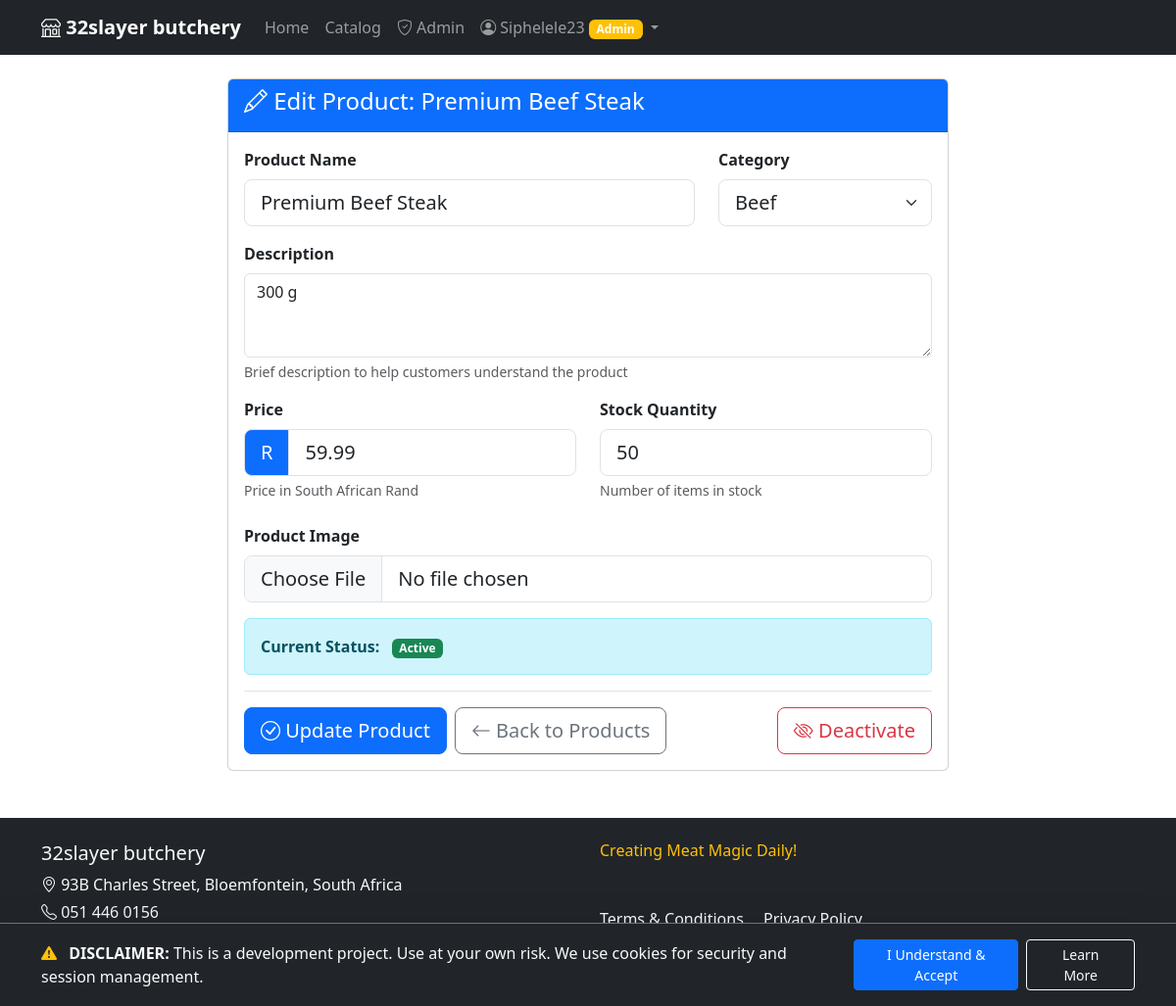
Page /admin/products/edit/1 (signed in) on the committed database.
### main.py (models this page shows)
class User(UserMixin, db.Model):
    id = db.Column(db.Integer, primary_key=True)
    username = db.Column(db.String(80), unique=True, nullable=False)
    email = db.Column(db.String(120), unique=True, nullable=True)
    phone = db.Column(db.String(20), unique=True, nullable=True)
    password_hash = db.Column(db.String(120), nullable=False)
    is_admin = db.Column(db.Boolean, default=False)
    is_banned = db.Column(db.Boolean, default=False)
    failed_login_attempts = db.Column(db.Integer, default=0)
    locked_until = db.Column(db.DateTime)
    created_at = db.Column(db.DateTime, default=datetime.utcnow)

class Product(db.Model):
    id = db.Column(db.Integer, primary_key=True)
    name = db.Column(db.String(100), nullable=False)
    description = db.Column(db.Text)
    price = db.Column(db.Float, nullable=False)
    stock_quantity = db.Column(db.Integer, nullable=False, default=0)
    category = db.Column(db.String(50))
    image_url = db.Column(db.String(200))
    is_active = db.Column(db.Boolean, default=True)
    created_at = db.Column(db.DateTime, default=datetime.utcnow)

### main.py (the view, shortened to what this page needs)
@app.route('/admin/products/edit/<int:product_id>', methods=['GET', 'POST'])
@login_required
@admin_required
def admin_edit_product(product_id):
    product = Product.query.get_or_404(product_id)
    form = ProductForm(obj=product)
    return render_template('admin/edit_product.html', form=form, product=product)

### main.py
class ProductForm(FlaskForm):
    name = StringField('Product Name', validators=[InputRequired(), Length(max=100)])
    description = TextAreaField('Description')
    price = FloatField('Price', validators=[InputRequired(), NumberRange(min=0)])
    stock_quantity = IntegerField('Stock Quantity', validators=[InputRequired(), NumberRange(min=0)])
    category = SelectField('Category', choices=[
        ('beef', 'Beef'), ('pork', 'Pork'), ('chicken', 'Chicken'),
        ('lamb', 'Lamb'), ('processed', 'Processed Meats'), ('other', 'Other')
    ])
    image = FileField('Product Image', validators=[FileAllowed(['jpg', 'jpeg', 'png', 'gif'], 'Images only!')])

### main.py (called while the page is built)
@app.before_request
def check_session_validity():
    if current_user.is_authenticated:
        user = User.query.get(current_user.id)
        if not user or user.is_banned:
            logout_user()
            flash('Your session has expired or your account is no longer active.', 'error')
            return redirect(url_for('login'))
        session.permanent = True
        app.permanent_session_lifetime = timedelta(minutes=30)

@login_manager.user_loader
def load_user(user_id):
    return User.query.get(int(user_id))

def admin_required(f):
    @wraps(f)
    def decorated_function(*args, **kwargs):
        if not current_user.is_authenticated or not current_user.is_admin:
            flash('Admin access required.', 'error')
            return redirect(url_for('index'))
        return f(*args, **kwargs)
    return decorated_function

@app.context_processor
def inject_site_settings():
    settings = SiteSettings.query.first()
    if not settings:
        settings = SiteSettings(background_color='#ffffff')
        db.session.add(settings)
        db.session.commit()
    return dict(site_settings=settings)

### templates/admin/edit_product.html (shortened to what this page needs)
{% extends "base.html" %}
{% block content %}
<div class="row justify-content-center">
    <div class="col-md-8">
        <div class="card">
            <div class="card-header bg-primary text-white">
                <h4><i class="bi bi-pencil"></i> Edit Product: {{ product.name }}</h4>
            </div>
            <div class="card-body">
                <form method="POST" enctype="multipart/form-data">
                    <div class="row mb-3">
                        <div class="col-md-8">
                            {{ form.name.label(class="form-label fw-bold") }}
                            {{ form.name(class="form-control form-control-lg") }}
                        </div>
                        <div class="col-md-4">
                            {{ form.category.label(class="form-label fw-bold") }}
                            {{ form.category(class="form-select form-select-lg") }}
                        </div>
                    </div>
                    <div class="mb-3">
                        {{ form.description.label(class="form-label fw-bold") }}
                        {{ form.description(class="form-control", rows="3") }}
                        <div class="form-text">Brief description to help customers understand the product</div>
                    </div>
                    <div class="row mb-4">
                        <div class="col-md-6">
                            {{ form.price.label(class="form-label fw-bold") }}
                            <div class="input-group input-group-lg">
                                <span class="input-group-text bg-primary text-white">R</span>
                                {{ form.price(class="form-control", step="0.01") }}
                            </div>
                            <div class="form-text">Price in South African Rand</div>
                        </div>
                        <div class="col-md-6">
                            {{ form.stock_quantity.label(class="form-label fw-bold") }}
                            {{ form.stock_quantity(class="form-control form-control-lg") }}
                            <div class="form-text">Number of items in stock</div>
                        </div>
                    </div>
                    <div class="mb-3">
                        {{ form.image.label(class="form-label fw-bold") }}
                        {{ form.image(class="form-control form-control-lg") }}
                    </div>
                    <div class="alert alert-info mb-3">
                        <strong>Current Status:</strong>
                        {% if product.is_active %}
                            <span class="badge bg-success ms-2">Active</span>
                        {% else %}
                            <span class="badge bg-danger ms-2">Inactive</span>
                        {% endif %}
                    </div>
                    <div class="d-flex gap-2 pt-3 border-top">
                        <button type="submit" class="btn btn-primary btn-lg">
                            <i class="bi bi-check-circle"></i> Update Product
                        </button>
                        <a href="{{ url_for('admin_products') }}" class="btn btn-outline-secondary btn-lg">
                            <i class="bi bi-arrow-left"></i> Back to Products
                        </a>
                        {% if product.is_active %}
                        <a href="{{ url_for('admin_delete_product', product_id=product.id) }}"
                           class="btn btn-outline-danger btn-lg ms-auto"
                           onclick="return confirm('Are you sure you want to deactivate this product?')">
                            <i class="bi bi-eye-slash"></i> Deactivate
                        </a>
                        {% else %}
                        <a href="{{ url_for('admin_activate_product', product_id=product.id) }}"
                           class="btn btn-outline-success btn-lg ms-auto">
                            <i class="bi bi-eye"></i> Activate
                        </a>
                        {% endif %}
                    </div>
                </form>
            </div>
        </div>
    </div>
</div>
{% endblock %}

### templates/base.html (shortened to what this page needs)
<!DOCTYPE html>
<html lang="en">
<head>
    <link href="https://cdn.jsdelivr.net/npm/bootstrap@5.3.0/dist/css/bootstrap.min.css" rel="stylesheet">
    <link rel="stylesheet" href="https://cdn.jsdelivr.net/npm/bootstrap-icons@1.7.2/font/bootstrap-icons.css">
</head>
<body style="background-color: {{ site_settings.background_color }};">
    <nav class="navbar navbar-expand-lg navbar-dark bg-dark">
        <div class="container">
            <a class="navbar-brand fw-bold" href="{{ url_for('index') }}">
                <i class="bi bi-shop"></i> 32slayer butchery
            </a>
            <div class="collapse navbar-collapse" id="navbarNav">
                <ul class="navbar-nav me-auto">
                    <li class="nav-item">
                        <a class="nav-link" href="{{ url_for('index') }}">Home</a>
                    </li>
                    <li class="nav-item">
                        <a class="nav-link" href="{{ url_for('catalog') }}">Catalog</a>
                    </li>
                    {% if current_user.is_authenticated %}
                        {% if current_user.is_admin %}
                        <li class="nav-item">
                            <a class="nav-link" href="{{ url_for('admin_dashboard') }}">
                                <i class="bi bi-shield-check"></i> Admin
                            </a>
                        </li>
                        {% endif %}
                        <li class="nav-item dropdown">
                            <a class="nav-link dropdown-toggle" href="#" role="button" data-bs-toggle="dropdown">
                                <i class="bi bi-person-circle"></i> {{ current_user.username }}
                                {% if current_user.is_admin %}
                                    <span class="badge bg-warning">Admin</span>
                                {% endif %}
                            </a>
                        </li>
                    {% endif %}
                </ul>
            </div>
        </div>
    </nav>
    <main class="container mt-4">
        {% block content %}{% endblock %}
    </main>
    <footer class="bg-dark text-light py-4 mt-5">
        <div class="container">
            <div class="row">
                <div class="col-md-6">
                    <h5>32slayer butchery</h5>
                    <p class="mb-1"><i class="bi bi-geo-alt"></i> 93B Charles Street, Bloemfontein, South Africa</p>
                    <p class="mb-1"><i class="bi bi-telephone"></i> 051 446 0156</p>
                    <p class="mb-1"> 082 588 3367</p>
                    <p class="mb-1"> sales@highveld.co.za</p>
                </div>
                <div class="col-md-6">
                    <h6 class="text-warning">Creating Meat Magic Daily!</h6>
                    <p class="text-muted">Your trusted partner for premium quality meats.</p>
                    <div class="mt-3">
                        <a href="{{ url_for('terms_conditions') }}" class="text-light me-3">Terms & Conditions</a>
                        <a href="#" class="text-light">Privacy Policy</a>
                    </div>
                </div>
            </div>
        </div>
    </footer>
    {% if not request.cookies.get('cookies_accepted') %}
    <div id="cookie-banner" class="fixed-bottom bg-dark text-light p-3 shadow-lg border-top border-secondary" style="z-index: 1050;">
        <div class="container d-flex flex-column flex-md-row align-items-center justify-content-between">
            <div class="mb-3 mb-md-0 pe-md-4">
                <p class="mb-0">
                    <i class="bi bi-exclamation-triangle-fill text-warning me-2"></i>
                    <strong>DISCLAIMER:</strong> This is a development project. Use at your own risk. We use cookies for security and session management.
                </p>
            </div>
            <div class="d-flex gap-2">
                <a href="{{ url_for('accept_cookies') }}" class="btn btn-primary btn-sm px-4">I Understand & Accept</a>
                <a href="{{ url_for('terms_conditions') }}" class="btn btn-outline-light btn-sm px-4">Learn More</a>
            </div>
        </div>
    </div>
    {% endif %}
</body>
</html>

### rows in the picture
User: username "Siphelele23"
Product: name "Premium Beef Steak", category "Beef", description "300 g", price "59.99", stock_quantity "50"
